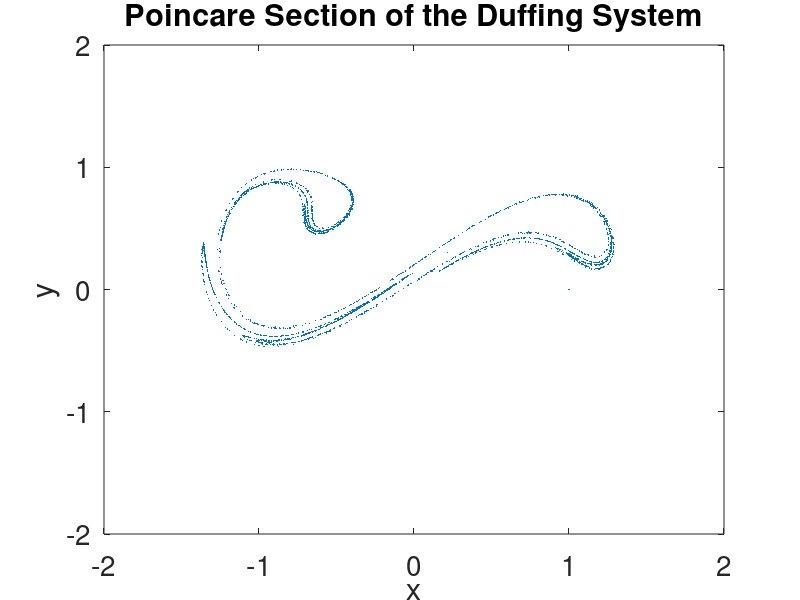

Source code (MATLAB):
% Program_17d - Poincare section for the Duffing system.
% Chapter 17 - Poincare Maps and Nonautonomous Systems in the Plane.
% Copyright Springer 2025. Stephen Lynch.

% The program may take a few minutes to compile.
% Poincare section for the Duffing system (Fig. 17.11).
clear
Gamma=0.5;
deq=@(t,x) [x(2);x(1)-0.3*x(2)-(x(1))^3+Gamma*cos(1.25*t)];
options=odeset('RelTol',1e-4,'AbsTol',1e-4);
[t,xx]=ode45(deq,0:(2/1.25)*pi:(6000/1.25)*pi,[1,0]);
plot(xx(:,1),xx(:,2),'.','MarkerSize',1)
set(gca,'FontSize',20);
axis([-2 2 -2 2])
xlabel('x')
ylabel('y')
title('Poincare Section of the Duffing System')
% End of Program_17d.
